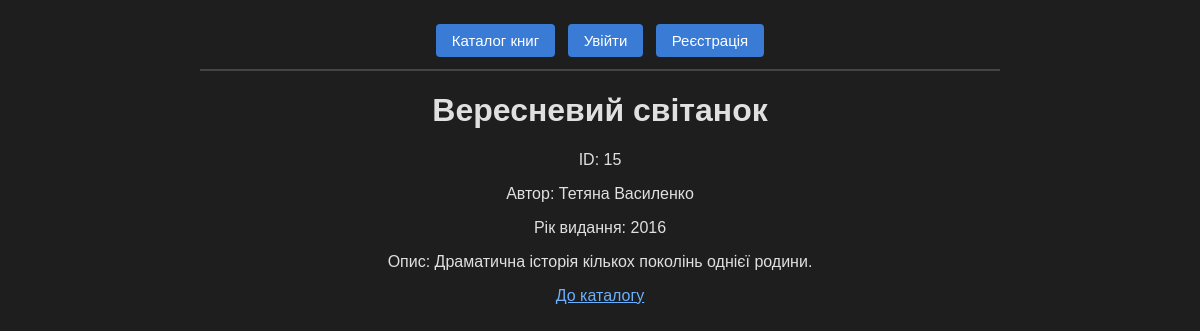
Screenshot of /book.php?id=15 with the database file from the repository.
### tables this page shows
CREATE TABLE `books` (
  `id` int NOT NULL,
  `title` varchar(100) NOT NULL,
  `author` varchar(60) NOT NULL,
  `year` int NOT NULL,
  `description` text NOT NULL
);

### db.php (called while the page is built, shortened)
<?php
function e($value)
{
    return htmlspecialchars($value, ENT_QUOTES, 'UTF-8');
}

### book.php (the view, shortened to what this page needs)
<?php
require 'db.php';
$book = false;
$error = '';
$id = filter_var($_GET['id'] ?? '', FILTER_VALIDATE_INT);
if ($id === false) {
    $error = 'ID книги не вказано або він некоректний.';
} else {
    $sql = "SELECT * FROM books WHERE id = :id";
    $stmt = $pdo->prepare($sql);
    $stmt->bindParam(':id', $id, PDO::PARAM_INT);
    $stmt->execute();
    $book = $stmt->fetch(PDO::FETCH_ASSOC);
}
?>
<!DOCTYPE html>
<html lang="uk">
<head>
    <link rel="stylesheet" href="style.css">
</head>
<body>
<?php require 'menu.php'; ?>
<?php if ($error !== ''): ?>
    <p><?= e($error) ?></p>
<?php else: ?>
    <h1><?= e($book['title']) ?></h1>
    <p>ID: <?= $book['id'] ?></p>
    <p>Автор: <?= e($book['author']) ?></p>
    <p>Рік видання: <?= $book['year'] ?></p>
    <p>Опис: <?= e($book['description']) ?></p>
<?php endif; ?>
<p><a href="index.php">До каталогу</a></p>
</body>
</html>

### style.css (style rules this page uses)
body { background-color: #1e1e1e; color: #e0e0e0; font-family: Arial, sans-serif; max-width: 800px; margin: 0 auto; padding: 20px; text-align: center; }
a { color: #6ab0ff; }

### rows the page displays
books: title "Вересневий світанок", id "15", author "Тетяна Василенко", year "2016", description "Драматична історія кількох поколінь однієї родини."
